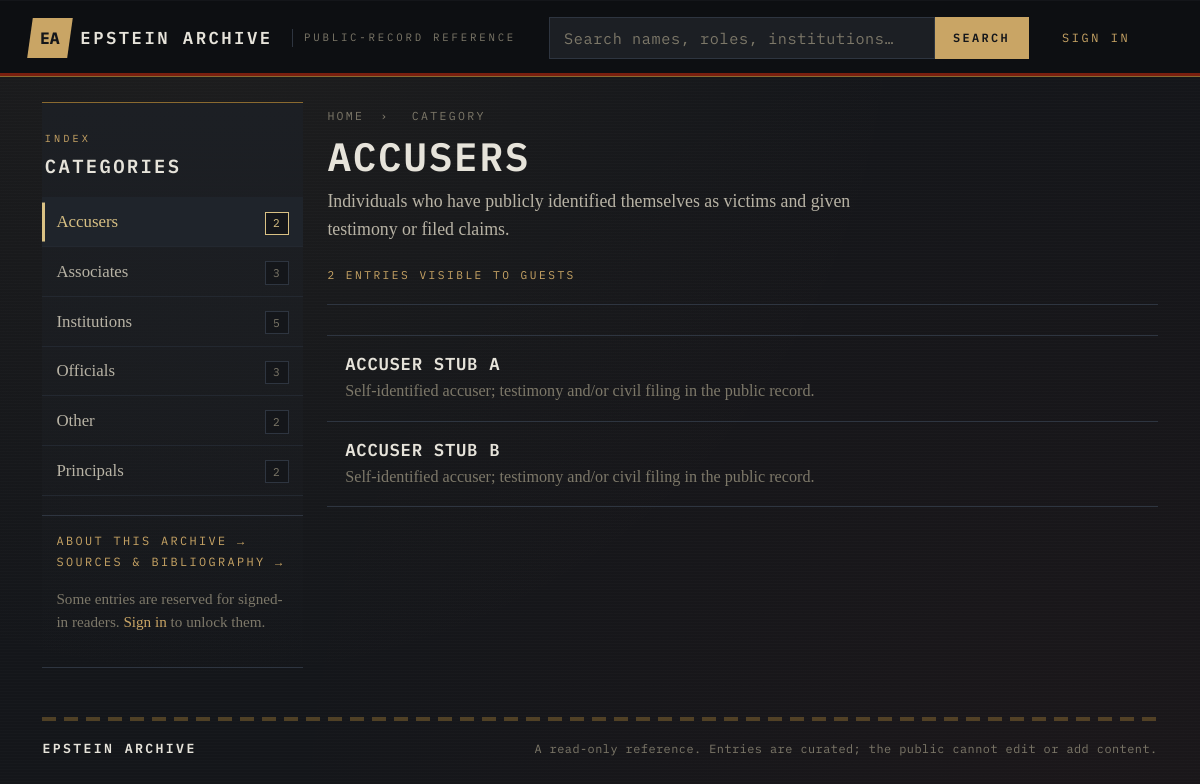
The app's page /?view=category&slug=accusers with its own data.
### tables this page shows
CREATE TABLE `categories` (
  `id` int(11) NOT NULL AUTO_INCREMENT,
  `name` varchar(64) NOT NULL,
  `slug` varchar(64) NOT NULL,
  `description` varchar(255) DEFAULT NULL,
  PRIMARY KEY (`id`),
  UNIQUE KEY `slug` (`slug`)
);

CREATE TABLE `figures` (
  `id` int(11) NOT NULL AUTO_INCREMENT,
  `name` varchar(128) NOT NULL,
  `slug` varchar(128) NOT NULL,
  `category_id` int(11) NOT NULL,
  `lifespan` varchar(64) DEFAULT NULL,
  `nationality` varchar(64) DEFAULT NULL,
  `known_for` varchar(255) DEFAULT NULL,
  `summary` text NOT NULL,
  `biography` mediumtext NOT NULL,
  `is_restricted` tinyint(1) NOT NULL DEFAULT 0,
  `is_admin_only` tinyint(1) NOT NULL DEFAULT 0,
  PRIMARY KEY (`id`),
  UNIQUE KEY `slug` (`slug`),
  KEY `category_id` (`category_id`),
  CONSTRAINT `fk_figures_category` FOREIGN KEY (`category_id`) REFERENCES `categories` (`id`)
);

### data/functions.php (called while the page is built, shortened)
<?php
require_once __DIR__ . '/db.php';
function is_logged_in(): bool
{
    return !empty($_SESSION['user_id']);
}
function is_admin(): bool
{
    return is_logged_in() && ($_SESSION['role'] ?? '') === 'admin';
}
function visibility_clause(string $alias = 'f'): array
{
    return ["{$alias}.is_restricted = 0 AND {$alias}.is_admin_only = 0", []];
}
function categories_all(): array
{
    [$vis, $params] = visibility_clause('f');
    $sql =
        "SELECT c.id, c.name, c.slug, c.description,
                COUNT(f.id) AS article_count
         FROM categories c
         LEFT JOIN figures f
                ON f.category_id = c.id
               AND {$vis}
         GROUP BY c.id, c.name, c.slug, c.description
         ORDER BY c.name ASC";
    $stmt = db()->prepare($sql);
    $stmt->execute($params);
    return $stmt->fetchAll();
}
function category_find_by_slug(string $slug): ?array
{
    $stmt = db()->prepare(
        'SELECT id, name, slug, description FROM categories WHERE slug = :s LIMIT 1'
    );
    $stmt->execute([':s' => $slug]);
    $row = $stmt->fetch();
    return $row ?: null;
}
function figures_by_category(int $category_id): array
{
    [$vis, $params] = visibility_clause('f');
    $params[':cid'] = $category_id;
    $sql =
        "SELECT f.id, f.name, f.slug, f.lifespan, f.known_for,
                f.is_restricted, f.is_admin_only
         FROM figures f
         WHERE f.category_id = :cid AND {$vis}
         ORDER BY f.name ASC";
    $stmt = db()->prepare($sql);
    $stmt->execute($params);
    return $stmt->fetchAll();
}
function e($value): string
{
    return htmlspecialchars((string)$value, ENT_QUOTES, 'UTF-8');
}

### data/db.php (called while the page is built)
<?php
function db(): PDO
{
    static $pdo = null;
    if ($pdo !== null) {
        return $pdo;
    }
    $host_header = strtolower((string)($_SERVER['HTTP_HOST'] ?? ''));
    $is_local = (
        $host_header === ''
        || str_starts_with($host_header, 'localhost')
        || str_starts_with($host_header, '127.0.0.1')
        || str_starts_with($host_header, '[::1]')
    );
    if ($is_local) {
        $host = '127.0.0.1';
        $port = '3306';
        $name = 'epstein_archive_local';
        $user = 'root';
        $pass = '';
    } else {
        $host = '127.0.0.1';
        $port = '3306';
        $name = 'epsteina_archive';
        $user = 'epsteina_archive';
        $pass = '@+?mcwXX.DtU;ZaI';
    }
    $dsn = "mysql:host={$host};port={$port};dbname={$name};charset=utf8mb4";
    $pdo = new PDO($dsn, $user, $pass, [
        PDO::ATTR_ERRMODE            => PDO::ERRMODE_EXCEPTION,
        PDO::ATTR_DEFAULT_FETCH_MODE => PDO::FETCH_ASSOC,
        PDO::ATTR_EMULATE_PREPARES   => false,
    ]);
    return $pdo;
}

### partials/category.php (the view, shortened to what this page needs)
<?php if (!isset($category) || !$category): ?>
    <div class="historica-empty">
        <h1>Category not found</h1>
        <p>That category doesn&rsquo;t exist. Pick another from the sidebar.</p>
    </div>
<?php else: ?>
    <header class="historica-page-header">
        <span class="historica-breadcrumb">
            <a href="?view=home">Home</a>
            <span>&rsaquo;</span>
            <span>Category</span>
        </span>
        <h1 class="historica-page-header__title"><?= e($category['name']) ?></h1>
        <?php if (!empty($category['description'])): ?>
            <p class="historica-page-header__lede"><?= e($category['description']) ?></p>
        <?php endif; ?>
        <span class="historica-page-header__count">
            <?= count($figures) ?> entr<?= count($figures) === 1 ? 'y' : 'ies' ?>
            <?= is_logged_in() ? '' : 'visible to guests' ?>
        </span>
    </header>
    <?php if (empty($figures)): ?>
        <div class="historica-empty">
            <p>No entries in this category are visible to your account.</p>
            <?php if (!is_logged_in()): ?>
                <p><a href="?view=login">Sign in</a> &mdash; some entries are reserved for members.</p>
            <?php endif; ?>
        </div>
    <?php else: ?>
        <ul class="historica-list">
            <?php foreach ($figures as $f): ?>
                <li class="historica-list__item">
                    <a class="historica-list__link" href="?view=article&slug=<?= e($f['slug']) ?>">
                        <div class="historica-list__main">
                            <h3 class="historica-list__name"><?= e($f['name']) ?></h3>
                            <p class="historica-list__known"><?= e($f['known_for']) ?></p>
                        </div>
                    </a>
                </li>
            <?php endforeach; ?>
        </ul>
    <?php endif; ?>
<?php endif; ?>

### components/sidebar.php (shortened to what this page needs)
<div class="historica-sidebar">
    <div class="historica-sidebar__heading">
        <span class="historica-sidebar__eyebrow">Index</span>
        <h2 class="historica-sidebar__title">Categories</h2>
    </div>
    <nav class="historica-sidebar__nav">
        <?php
        $current_slug = (string)(filter_input(INPUT_GET, 'slug') ?? '');
        $current_view = (string)(filter_input(INPUT_GET, 'view') ?? '');
        ?>
        <?php foreach ($categories as $cat): ?>
            <?php
            $is_active = ($current_view === 'category' && $current_slug === $cat['slug']);
            ?>
            <a
                class="historica-sidebar__link<?= $is_active ? ' is-active' : '' ?>"
                href="?view=category&slug=<?= e($cat['slug']) ?>"
                title="<?= e($cat['description'] ?? '') ?>">
                <span class="historica-sidebar__link-name"><?= e($cat['name']) ?></span>
                <span class="historica-sidebar__link-count"><?= (int)$cat['article_count'] ?></span>
            </a>
        <?php endforeach; ?>
    </nav>
    <div class="historica-sidebar__footer">
        <a href="?view=about" class="historica-sidebar__about">About this archive &rarr;</a>
        <a href="?view=sources" class="historica-sidebar__about">Sources &amp; bibliography &rarr;</a>
        <?php if (!is_logged_in()): ?>
            <p class="historica-sidebar__hint">
                Some entries are reserved for signed-in readers.
                <a href="?view=login">Sign in</a>
                to unlock them.
            </p>
        <?php endif; ?>
    </div>
</div>

### records on screen
categories: name "Accusers", article_count "2", name "ACCUSERS", description "Individuals who have publicly identified themselves as victims and given testimony or filed claims."
categories: name "Associates", article_count "3"
categories: name "Institutions", article_count "5"
categories: name "Officials", article_count "3"
categories: name "Other", article_count "2"
categories: name "Principals", article_count "2"
figures: name "ACCUSER STUB A", known_for "Self-identified accuser; testimony and/or civil filing in the public record."
figures: name "ACCUSER STUB B", known_for "Self-identified accuser; testimony and/or civil filing in the public record."

### other values on screen
count($figures) "2"
